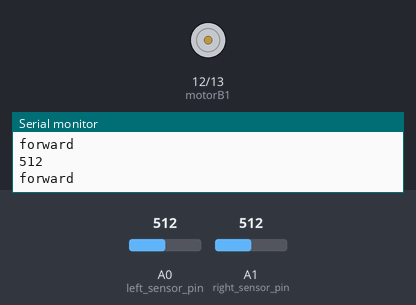
Bench run of a sketch on a simulated Arduino Uno, built with avr-gcc and run on an emulated ATmega328P. On the bench: motor-driver pin pairs drawn as motors (green arrow = first pin HIGH = forward, orange = second pin HIGH = backward, longer = more drive, scaled by the enable pin), the last lines printed to the serial monitor. Inputs (shaded band) come from the test bench; at power-on: A0 (left_sensor_pin) = 512, A1 (right_sensor_pin) = 512.

Above: at 4.2 s.
4.3 s: A0 (left_sensor_pin) set to 485
At 5.0 s:
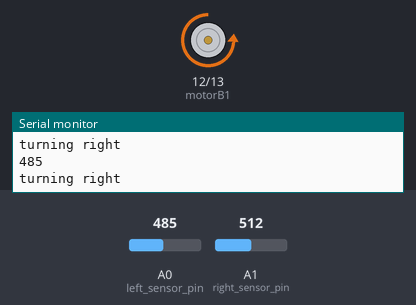
5.8 s: A1 (right_sensor_pin) set to 492
At 6.5 s:
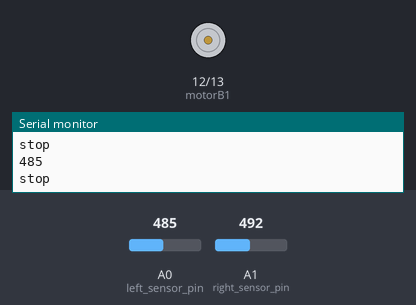
7.3 s: A0 (left_sensor_pin) set to 510
At 8.5 s:
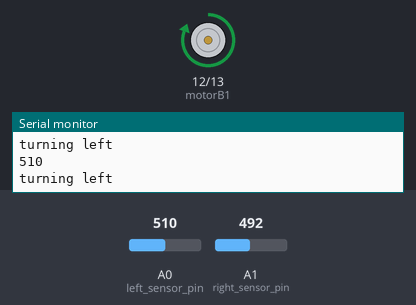
8.8 s: A0 (left_sensor_pin) set to 490
At 9.5 s:
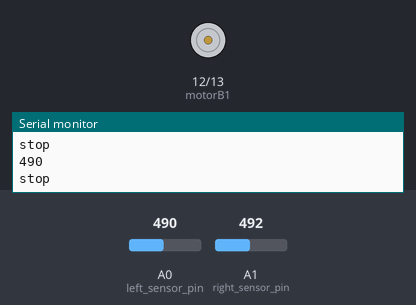
10.3 s: A0 (left_sensor_pin) set to 511
At 10.9 s:
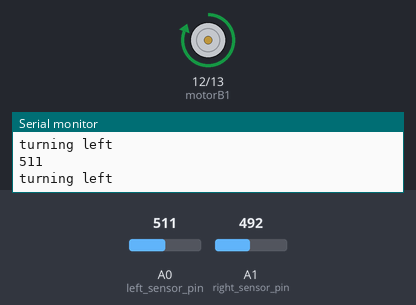
11.8 s: A0 (left_sensor_pin) set to 0
At 13.0 s:
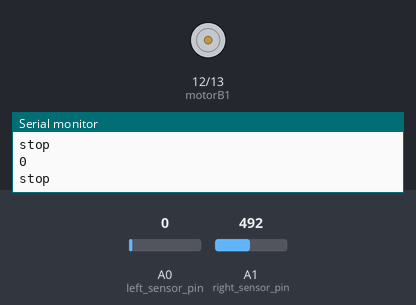
Timing chart, 0 to 14.3 s (numbered marks = the images above; inputs shaded):
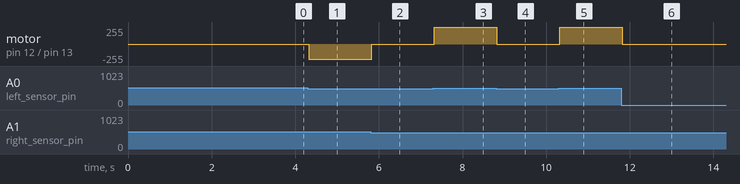

The sketch:

line_follower.ino
```cpp
  int vSpeed = 255;        // MAX 255
  int turn_speed = 230;    // MAX 255
  int turn_delay = 10;

//L293 Connection
  const int motorB1      = 12;
  const int motorB2      = 13;
  const int motorBspeed  = 11;

//Sensor Connection
  const int left_sensor_pin =A0;
  const int right_sensor_pin =A1;

  int left_sensor_state;
  int right_sensor_state;

void setup() {
  pinMode(motorB1, OUTPUT);
  pinMode(motorB2, OUTPUT);

  Serial.begin(9600);

  delay(3000);

}

void loop() {

left_sensor_state = analogRead(left_sensor_pin);
right_sensor_state = analogRead(right_sensor_pin);

Serial.println(left_sensor_state);

if(right_sensor_state > 500 && left_sensor_state < 500)
{
  Serial.println("turning right");

  digitalWrite (motorB1,LOW);
  digitalWrite(motorB2,HIGH);
  analogWrite (motorBspeed, turn_speed);

  }
if(right_sensor_state < 500 && left_sensor_state > 500)
{
  Serial.println("turning left");

  digitalWrite (motorB1,HIGH);
  digitalWrite(motorB2,LOW);
  analogWrite (motorBspeed, vSpeed);

  delay(turn_delay);
  }

if(right_sensor_state < 500 && left_sensor_state < 500)
{
  Serial.println("stop");
  analogWrite (motorBspeed, 0);

  }

if(right_sensor_state > 500 && left_sensor_state > 500)
{
   Serial.println("forward");
   analogWrite (motorBspeed, vSpeed);

  }


}
```

Measured:
- the behaviour switches between 500 and 499 on A0 (left_sensor_pin) (found by bisection; images 0 and 1)
- the behaviour switches between 500 and 499 on A1 (right_sensor_pin) (found by bisection; images 1 and 2)
- after the input at 4.3 s, motor on pin 12 (motorB1) / pin 13 (motorB2): stopped → backward 230/255 at once
- after the input at 5.8 s, motor on pin 12 (motorB1) / pin 13 (motorB2): backward 230/255 → stopped at once
- after the input at 7.3 s, motor on pin 12 (motorB1) / pin 13 (motorB2): stopped → forward 255/255 at once
- after the input at 8.8 s, motor on pin 12 (motorB1) / pin 13 (motorB2): forward 255/255 → stopped at once
- after the input at 10.3 s, motor on pin 12 (motorB1) / pin 13 (motorB2): stopped → forward 255/255 at once
- after the input at 11.8 s, motor on pin 12 (motorB1) / pin 13 (motorB2): forward 255/255 → stopped at once
